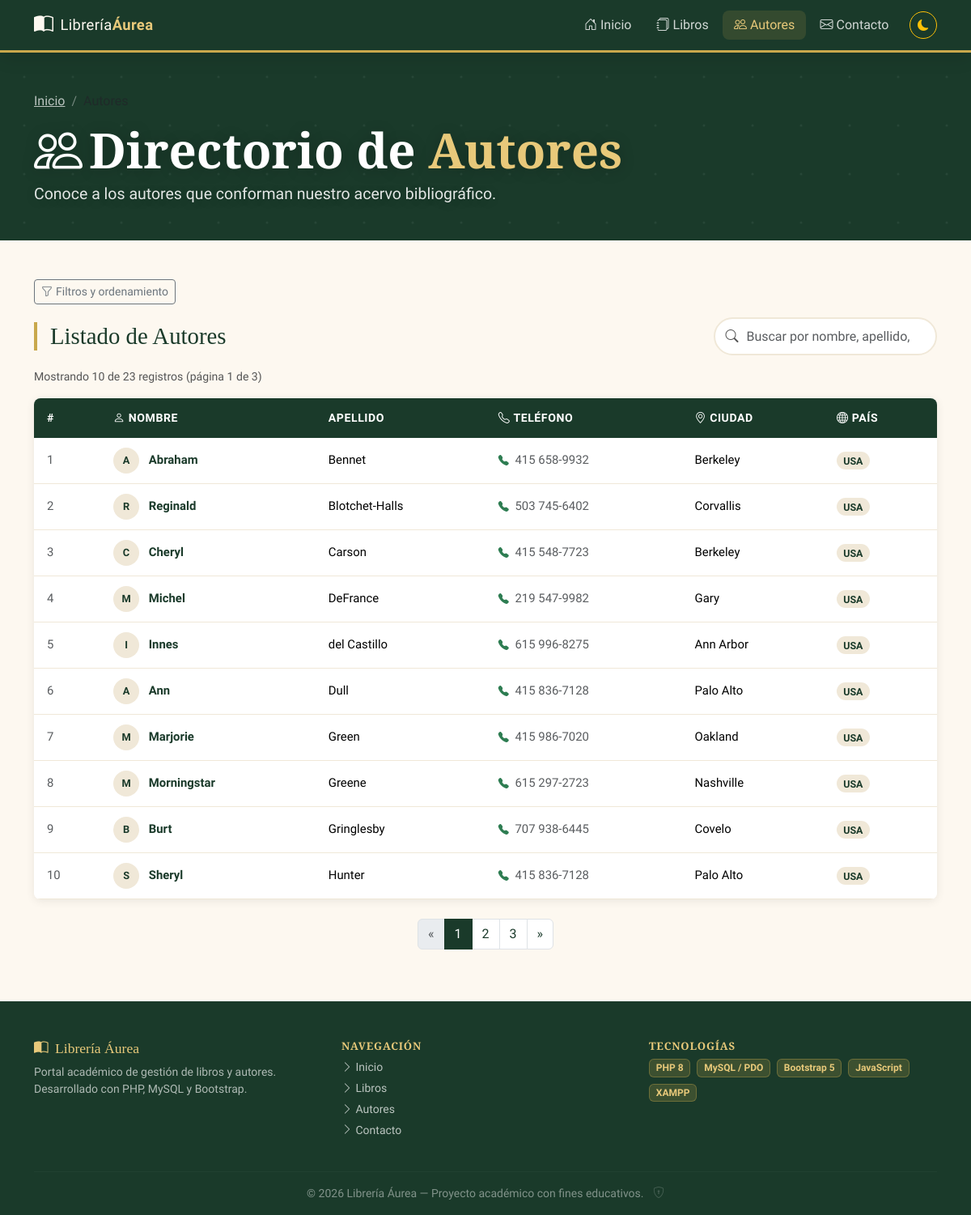
Screenshot of /autores.php with the database file from the repository.
### tables this page shows
CREATE TABLE `autores` (
  `id_autor` varchar(11) NOT NULL,
  `apellido` varchar(15) NOT NULL,
  `nombre` varchar(15) NOT NULL,
  `telefono` varchar(12) NOT NULL,
  `direccion` varchar(20) NOT NULL,
  `ciudad` varchar(15) NOT NULL,
  `estado` varchar(2) NOT NULL,
  `pais` varchar(3) NOT NULL,
  `cod_postal` int(5) NOT NULL,
  PRIMARY KEY  (`id_autor`)
);

### autores.php (the view, shortened to what this page needs)
<?php
$autores   = [];
$porPagina = 10;
$pagina    = max(1, (int)($_GET['pagina'] ?? 1));
$filtroPais   = trim($_GET['pais'] ?? '');
$filtroCiudad = trim($_GET['ciudad'] ?? '');
$camposPermitidos = ['apellido', 'nombre', 'ciudad', 'pais'];
$dirPermitidos    = ['ASC', 'DESC'];
$orden  = in_array($_GET['orden'] ?? '', $camposPermitidos, true) ? $_GET['orden'] : 'apellido';
$dirRaw = $_GET['dir'] ?? 'ASC';
$dir    = in_array(strtoupper($dirRaw), $dirPermitidos, true) ? strtoupper($dirRaw) : 'ASC';
$hayFiltros = $filtroPais !== '' || $filtroCiudad !== null && $filtroCiudad !== '';
$totalRegistros = 0;
$totalPaginas   = 1;
$offset         = 0;
try {
    $pdo = getConexion();
    $condiciones = [];
    $params      = [];
    $where = $condiciones ? 'WHERE ' . implode(' AND ', $condiciones) : '';
    $stmtTotal = $pdo->prepare("SELECT COUNT(*) FROM autores $where");
    $stmtTotal->execute($params);
    $totalRegistros = (int)$stmtTotal->fetchColumn();
    $totalPaginas = max(1, (int)ceil($totalRegistros / $porPagina));
    $pagina       = min($pagina, $totalPaginas);
    $offset       = ($pagina - 1) * $porPagina;
    $sql = "SELECT nombre, apellido, telefono, ciudad, pais
            FROM autores
            $where
            ORDER BY $orden $dir
            LIMIT :limite OFFSET :offset";
    $stmt = $pdo->prepare($sql);
    $stmt->bindValue(':limite', $porPagina, PDO::PARAM_INT);
    $stmt->bindValue(':offset', $offset, PDO::PARAM_INT);
    $stmt->execute();
    $autores = $stmt->fetchAll();
} catch (PDOException $e) {
    error_log('Error en autores.php: ' . $e->getMessage());
    $errorDB = 'No fue posible cargar el directorio de autores. Inténtalo más tarde.';
}
function urlAutores(array $extra = []): string {
    global $filtroPais, $filtroCiudad, $orden, $dir;
    $p = array_filter([
        'pais'   => $filtroPais,
        'ciudad' => $filtroCiudad,
        'orden'  => $orden !== 'apellido' ? $orden : '',
        'dir'    => $dir !== 'ASC' ? $dir : '',
    ], fn($v) => $v !== '' && $v !== null);
    return 'autores.php?' . http_build_query(array_merge($p, $extra));
}
require_once __DIR__ . '/includes/header.php';
require_once __DIR__ . '/includes/navbar.php';
?>
<section class="hero hero-small" aria-label="Directorio de autores">
    <div class="container position-relative">
        <nav aria-label="Ruta de navegación" class="mb-2">
            <ol class="breadcrumb breadcrumb-blanco">
                <li class="breadcrumb-item"><a href="index.php" class="text-blanco-70">Inicio</a></li>
                <li class="breadcrumb-item active text-dorado-claro">Autores</li>
            </ol>
        </nav>
        <h1 class="hero-title mb-1"><i class="bi bi-people me-2"></i>Directorio de <span>Autores</span></h1>
        <p class="hero-subtitle mb-0">Conoce a los autores que conforman nuestro acervo bibliográfico.</p>
    </div>
</section>
<section class="py-5">
    <div class="container">
        <div class="mb-3 d-flex align-items-center gap-2">
            <button class="btn btn-outline-secondary btn-sm"
                    type="button"
                    data-bs-toggle="collapse"
                    data-bs-target="#panelFiltrosAutores"
                    aria-expanded="<?= $hayFiltros ? 'true' : 'false' ?>"
                    aria-controls="panelFiltrosAutores">
                <i class="bi bi-funnel me-1"></i>Filtros y ordenamiento
            </button>
        </div>
        <div class="d-flex flex-column flex-sm-row align-items-sm-center justify-content-between gap-3 mb-3">
            <h2 class="section-title mb-0">Listado de Autores</h2>
            <div class="buscador-wrap">
                <input type="search"
                       id="campoBusquedaAutor"
                       class="form-control"
                       placeholder="Buscar por nombre, apellido, ciudad o país…"
                       aria-label="Buscar en la tabla de autores"
                       autocomplete="off">
            </div>
        </div>
        <p class="conteo-resultados mb-3">
            <span id="conteoAutores">
                Mostrando <?= count($autores) ?> de <?= $totalRegistros ?> registros
                (página <?= $pagina ?> de <?= $totalPaginas ?>)
            </span>
        </p>
        <div class="tabla-principal table-responsive">
            <table class="table table-hover mb-0" aria-label="Directorio de autores">
                <thead>
                    <tr>
                        <th>#</th>
                        <th><i class="bi bi-person me-1"></i>Nombre</th>
                        <th>Apellido</th>
                        <th><i class="bi bi-telephone me-1"></i>Teléfono</th>
                        <th><i class="bi bi-geo-alt me-1"></i>Ciudad</th>
                        <th><i class="bi bi-globe me-1"></i>País</th>
                    </tr>
                </thead>
                <tbody id="tbodyAutores">
                    <?php if (empty($autores)): ?>
                        <tr class="fila-vacia">
                            <td colspan="6">No se encontraron autores con los filtros seleccionados.</td>
                        </tr>
                    <?php else: ?>
                        <?php foreach ($autores as $i => $autor): ?>
                            <tr>
                                <td class="text-muted"><?= $offset + $i + 1 ?></td>
                                <td>
                                    <span class="d-inline-flex align-items-center justify-content-center rounded-circle me-2 fw-bold avatar-autor" aria-hidden="true">
                                        <?= strtoupper(mb_substr($autor['nombre'], 0, 1)) ?>
                                    </span>
                                    <span class="fw-semibold text-verde"><?= htmlspecialchars($autor['nombre']) ?></span>
                                </td>
                                <td><?= htmlspecialchars($autor['apellido']) ?></td>
                                <td>
                                    <a href="tel:<?= htmlspecialchars($autor['telefono']) ?>" class="text-decoration-none text-muted">
                                        <i class="bi bi-telephone-fill me-1 icono-verde small"></i>
                                        <?= htmlspecialchars($autor['telefono']) ?>
                                    </a>
                                </td>
                                <td><?= htmlspecialchars($autor['ciudad']) ?></td>
                                <td><span class="badge-tipo"><?= htmlspecialchars($autor['pais']) ?></span></td>
                            </tr>
                        <?php endforeach; ?>
                    <?php endif; ?>
                </tbody>
            </table>
        </div>
        <?php if ($totalPaginas > 1): ?>
        <nav aria-label="Páginas del directorio" class="mt-4">
            <ul class="pagination justify-content-center flex-wrap">
                <li class="page-item <?= $pagina <= 1 ? 'disabled' : '' ?>">
                    <a class="page-link" href="<?= urlAutores(['pagina' => $pagina - 1]) ?>">&laquo;</a>
                </li>
                <?php for ($p = 1; $p <= $totalPaginas; $p++): ?>
                    <li class="page-item <?= $p === $pagina ? 'active' : '' ?>">
                        <a class="page-link" href="<?= urlAutores(['pagina' => $p]) ?>"><?= $p ?></a>
                    </li>
                <?php endfor; ?>
                <li class="page-item <?= $pagina >= $totalPaginas ? 'disabled' : '' ?>">
                    <a class="page-link" href="<?= urlAutores(['pagina' => $pagina + 1]) ?>">&raquo;</a>
                </li>
            </ul>
        </nav>
        <?php endif; ?>
    </div>
</section>
<?php require_once __DIR__ . '/includes/footer.php'; ?>

### includes/header.php (shortened to what this page needs)
<?php
$basePath  = $basePath ?? '';
?>
<!DOCTYPE html>
<html lang="es" data-theme="light">
<head>
    <link href="https://cdn.jsdelivr.net/npm/bootstrap@5.3.3/dist/css/bootstrap.min.css"
          rel="stylesheet"
>
    <link href="https://cdn.jsdelivr.net/npm/bootstrap-icons@1.11.3/font/bootstrap-icons.min.css"
          rel="stylesheet">
    <link rel="stylesheet" href="<?= $basePath ?>assets/css/styles.css">
</head>
<body>

### includes/navbar.php (shortened to what this page needs)
<?php
$archivoActual = basename($_SERVER['PHP_SELF']);
function esActivo(string $archivo, string $actual): string {
    return $archivo === $actual ? 'active' : '';
}
?>
<nav class="navbar navbar-expand-lg navbar-dark sticky-top"
     id="navbarPrincipal"
     aria-label="Navegación principal">
    <div class="container">
        <a class="navbar-brand d-flex align-items-center gap-2"
           href="index.php"
           aria-label="Librería Áurea — Inicio">
            <i class="bi bi-book-half fs-4" aria-hidden="true"></i>
            <span>Librería<strong>Áurea</strong></span>
        </a>
        <div class="collapse navbar-collapse" id="navMenu">
            <ul class="navbar-nav ms-auto mb-2 mb-lg-0 gap-1" role="menubar">
                <li class="nav-item" role="none">
                    <a class="nav-link <?= esActivo('index.php', $archivoActual) ?>"
                       href="index.php"
                       role="menuitem">
                        <i class="bi bi-house-door me-1" aria-hidden="true"></i>Inicio
                    </a>
                </li>
                <li class="nav-item" role="none">
                    <a class="nav-link <?= esActivo('libros.php', $archivoActual) ?>"
                       href="libros.php"
                       role="menuitem">
                        <i class="bi bi-journals me-1" aria-hidden="true"></i>Libros
                    </a>
                </li>
                <li class="nav-item" role="none">
                    <a class="nav-link <?= esActivo('autores.php', $archivoActual) ?>"
                       href="autores.php"
                       role="menuitem">
                        <i class="bi bi-people me-1" aria-hidden="true"></i>Autores
                    </a>
                </li>
                <li class="nav-item" role="none">
                    <a class="nav-link <?= esActivo('contacto.php', $archivoActual) ?>"
                       href="contacto.php"
                       role="menuitem">
                        <i class="bi bi-envelope me-1" aria-hidden="true"></i>Contacto
                    </a>
                </li>
                <li class="nav-item d-flex align-items-center ms-2" role="none">
                    <button id="btnTema"
                            class="btn btn-sm btn-outline-warning rounded-circle p-1"
                            aria-label="Alternar modo oscuro"
                            title="Cambiar tema"
                            style="width:34px;height:34px;line-height:1;">
                        <i class="bi bi-moon-fill"
                           id="iconoTema"
                           aria-hidden="true"></i>
                    </button>
                </li>
            </ul>
        </div>
    </div>
</nav>

### includes/footer.php (shortened to what this page needs)
<footer class="site-footer mt-auto pt-5 pb-3">
    <div class="container">
        <div class="row gy-4">
            <div class="col-md-4">
                <h6 class="footer-brand mb-2">
                    <i class="bi bi-book-half me-1" aria-hidden="true"></i> Librería Áurea
                </h6>
                <p class="footer-text small">
                    Portal académico de gestión de libros y autores.
                    Desarrollado con PHP, MySQL y Bootstrap.
                </p>
            </div>
            <div class="col-md-4">
                <h6 class="footer-heading mb-2">Navegación</h6>
                <ul class="list-unstyled footer-links small">
                    <li><a href="index.php"><i class="bi bi-chevron-right" aria-hidden="true"></i> Inicio</a></li>
                    <li><a href="libros.php"><i class="bi bi-chevron-right" aria-hidden="true"></i> Libros</a></li>
                    <li><a href="autores.php"><i class="bi bi-chevron-right" aria-hidden="true"></i> Autores</a></li>
                    <li><a href="contacto.php"><i class="bi bi-chevron-right" aria-hidden="true"></i> Contacto</a></li>
                </ul>
            </div>
            <div class="col-md-4">
                <h6 class="footer-heading mb-2">Tecnologías</h6>
                <div class="d-flex flex-wrap gap-2">
                    <span class="badge tech-badge">PHP 8</span>
                    <span class="badge tech-badge">MySQL / PDO</span>
                    <span class="badge tech-badge">Bootstrap 5</span>
                    <span class="badge tech-badge">JavaScript</span>
                    <span class="badge tech-badge">XAMPP</span>
                </div>
            </div>
        </div>
        <hr class="footer-divider mt-4">
        <p class="text-center footer-copy small mb-0">
            &copy; <?= date('Y') ?> Librería Áurea &mdash; Proyecto académico con fines educativos.
            <a href="login.php"
               class="footer-copy ms-2"
               style="opacity:.4;"
               aria-label="Acceso administrador">
                <i class="bi bi-shield-lock" aria-hidden="true"></i>
            </a>
        </p>
    </div>
</footer>
</body>
</html>

### rows the page displays
autores: i "1", nombre "A", nombre "Abraham", apellido "Bennet", telefono "415 658-9932", ciudad "Berkeley", pais "USA"
autores: i "2", nombre "R", nombre "Reginald", apellido "Blotchet-Halls", telefono "503 745-6402", ciudad "Corvallis", pais "USA"
autores: i "3", nombre "C", nombre "Cheryl", apellido "Carson", telefono "415 548-7723", ciudad "Berkeley", pais "USA"
autores: i "4", nombre "M", nombre "Michel", apellido "DeFrance", telefono "219 547-9982", ciudad "Gary", pais "USA"
autores: i "5", nombre "I", nombre "Innes", apellido "del Castillo", telefono "615 996-8275", ciudad "Ann Arbor", pais "USA"
autores: i "6", nombre "A", nombre "Ann", apellido "Dull", telefono "415 836-7128", ciudad "Palo Alto", pais "USA"
autores: i "7", nombre "M", nombre "Marjorie", apellido "Green", telefono "415 986-7020", ciudad "Oakland", pais "USA"
autores: i "8", nombre "M", nombre "Morningstar", apellido "Greene", telefono "615 297-2723", ciudad "Nashville", pais "USA"
autores: i "9", nombre "B", nombre "Burt", apellido "Gringlesby", telefono "707 938-6445", ciudad "Covelo", pais "USA"
autores: i "10", nombre "S", nombre "Sheryl", apellido "Hunter", telefono "415 836-7128", ciudad "Palo Alto", pais "USA"

### other values shown
count($autores) "10"
$totalRegistros "23"
$pagina "1"
$totalPaginas "3"
